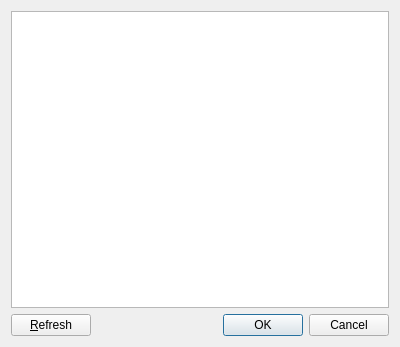
<?xml version="1.0" encoding="UTF-8"?>
<ui version="4.0">
 <class>VersionSelectDialog</class>
 <widget class="QDialog" name="VersionSelectDialog">
  <property name="geometry">
   <rect>
    <x>0</x>
    <y>0</y>
    <width>400</width>
    <height>347</height>
   </rect>
  </property>
  <property name="windowTitle">
   <string>Choose Version</string>
  </property>
  <layout class="QVBoxLayout" name="verticalLayout">
   <item>
    <widget class="VersionListView" name="listView">
     <property name="horizontalScrollBarPolicy">
      <enum>Qt::ScrollBarAlwaysOff</enum>
     </property>
     <property name="alternatingRowColors">
      <bool>true</bool>
     </property>
     <property name="rootIsDecorated">
      <bool>false</bool>
     </property>
     <property name="itemsExpandable">
      <bool>false</bool>
     </property>
     <property name="wordWrap">
      <bool>true</bool>
     </property>
     <attribute name="headerCascadingSectionResizes">
      <bool>true</bool>
     </attribute>
     <attribute name="headerStretchLastSection">
      <bool>false</bool>
     </attribute>
    </widget>
   </item>
   <item>
    <layout class="QHBoxLayout" name="horizontalLayout">
     <item>
      <widget class="QPushButton" name="refreshButton">
       <property name="toolTip">
        <string>Reloads the version list.</string>
       </property>
       <property name="text">
        <string>&amp;Refresh</string>
       </property>
      </widget>
     </item>
     <item>
      <widget class="QDialogButtonBox" name="buttonBox">
       <property name="orientation">
        <enum>Qt::Horizontal</enum>
       </property>
       <property name="standardButtons">
        <set>QDialogButtonBox::Cancel|QDialogButtonBox::Ok</set>
       </property>
      </widget>
     </item>
    </layout>
   </item>
  </layout>
 </widget>
 <customwidgets>
  <customwidget>
   <class>VersionListView</class>
   <extends>QTreeView</extends>
   <header>gui/widgets/VersionListView.h</header>
  </customwidget>
 </customwidgets>
 <resources/>
 <connections>
  <connection>
   <sender>buttonBox</sender>
   <signal>accepted()</signal>
   <receiver>VersionSelectDialog</receiver>
   <slot>accept()</slot>
   <hints>
    <hint type="sourcelabel">
     <x>257</x>
     <y>290</y>
    </hint>
    <hint type="destinationlabel">
     <x>157</x>
     <y>274</y>
    </hint>
   </hints>
  </connection>
  <connection>
   <sender>buttonBox</sender>
   <signal>rejected()</signal>
   <receiver>VersionSelectDialog</receiver>
   <slot>reject()</slot>
   <hints>
    <hint type="sourcelabel">
     <x>325</x>
     <y>290</y>
    </hint>
    <hint type="destinationlabel">
     <x>286</x>
     <y>274</y>
    </hint>
   </hints>
  </connection>
 </connections>
</ui>
